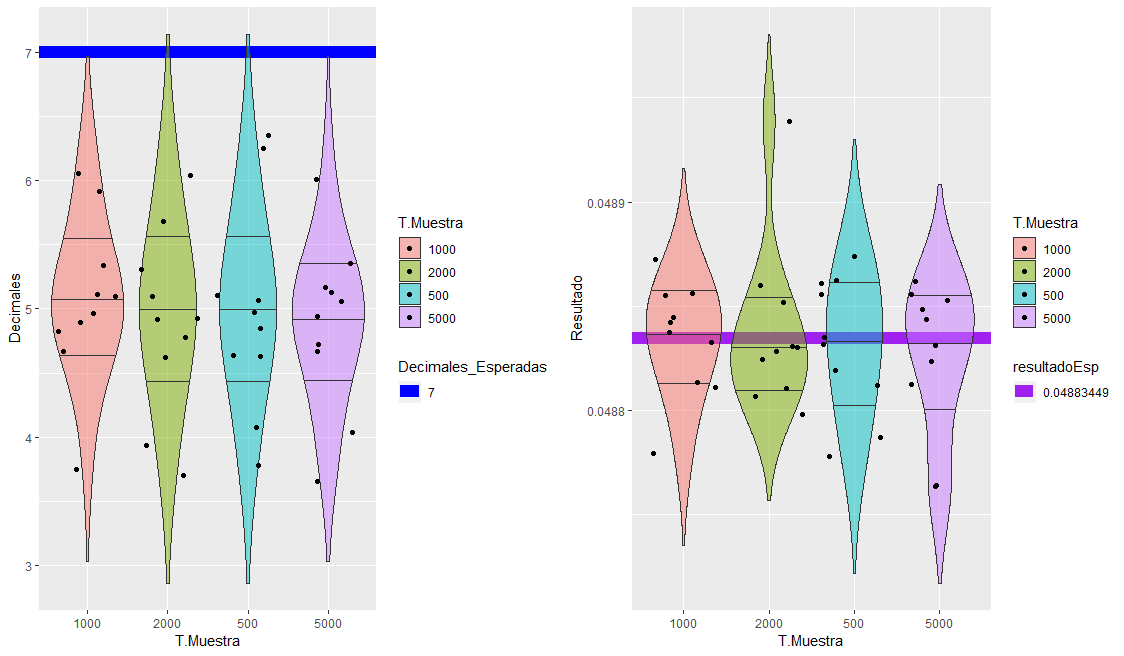

Write R code to recreate this figure.
library(distr)
library(ggplot2)
library(gridExtra)
library(grid)
library(lattice)

inicio <- -6
final <- -inicio
paso <- 0.25
x <- seq(inicio, final, paso)
f <- function(x) { return(1 / (exp(x) + exp(-x))) }
plot(x,  (2/pi) * (1/(exp(x)+exp(-x))))
lines(x,  (2/pi) * (1/(exp(x)+exp(-x))), type="l")
graphics.off()
suppressMessages(library(distr))
g <- function(x) { return((2 / pi) * f(x)) }
generador  <- r(AbscontDistribution(d = g)) # creamos un generador

muestra <- generador(50000) # sacamos una muestra
hist(muestra, freq=F, breaks=50,
     main="Histograma de g(x) comparado con g(x)",
     xlim=c(inicio, final), ylim=c(0, 0.4))
lines(x, g(x), col="red") # dibujamos g(x) encima del histograma
graphics.off()

desde <- 3
hasta <- 7
pedazo <- 50000
suppressMessages(library(doParallel))
registerDoParallel(makeCluster(detectCores() - 3))
parte <- function() {
  valores <- generador(pedazo)
  return(sum(valores >= desde & valores <= hasta))
}

resultadoEsp <- (pi/2) * 0.031089 #Se establece el resultado esperado
resultadoEsp_str <- strsplit(paste(resultadoEsp),split = "") #String del reusltado esperado
datos <- c()
datos_str <- c()

replicas <- 10 #Replicas del experimento

for(i in 1:replicas) { 
  for(j in c(1000,2500,5000,10000)){ #Variacion de las muestras
    montecarlo <- foreach(i = 1:j, .combine=c) %dopar% parte()
    stopImplicitCluster()
    integral <- sum(montecarlo) / (j * pedazo)
    resultado <- (pi / 2) * integral
    datos <- c(datos,resultado)
    
  }
  
}

resultados <- c()
resultados_str <- c()
res_contadores <- c()

for(i in 1:length(data.matrix(datos))) {
  resultados <- c(resultados,data.matrix(datos)[i])
  resultados_str <- c(resultados_str, strsplit(paste(resultados[i]), split=""))
}

for(i in 1:length(resultados)) {
  contador <- 0
  for(j in 1:7) {
    b <- (unlist(resultados_str[i])[j]) == (unlist(resultadoEsp_str)[j])
    if(b) {
      contador <- contador + 1
    } else {
      break;
    }
    
  }
  
  res_contadores <- c(res_contadores,contador-2)
}

Decimales_Esperadas = 7
graf <- data.frame(T.Muestra = c(rep("500",10),rep("1000",10),rep("2000",10),rep("5000",10)), Decimales = res_contadores)
graf2 <- data.frame(T.Muestra = c(rep("500",10),rep("1000",10),rep("2000",10),rep("5000",10)), Resultado = resultados)

g <- ggplot(graf, aes(T.Muestra,Decimales,fill=T.Muestra)) + geom_hline(aes(yintercept=Decimales_Esperadas,size=Decimales_Esperadas),colour="blue")  + geom_violin(alpha=0.5, draw_quantiles = c(0.25, 0.5, 0.75), trim = FALSE,adjust=1.5) + geom_jitter() 


p <- ggplot(graf2, aes(T.Muestra,Resultado,fill=T.Muestra))+ geom_hline(aes(yintercept=resultadoEsp,size=resultadoEsp),colour="purple")+ geom_violin(alpha=0.5, draw_quantiles = c(0.25, 0.5, 0.75), trim = FALSE,adjust=1.5) + geom_jitter() 

grid.arrange(g, p, nrow = 1)
